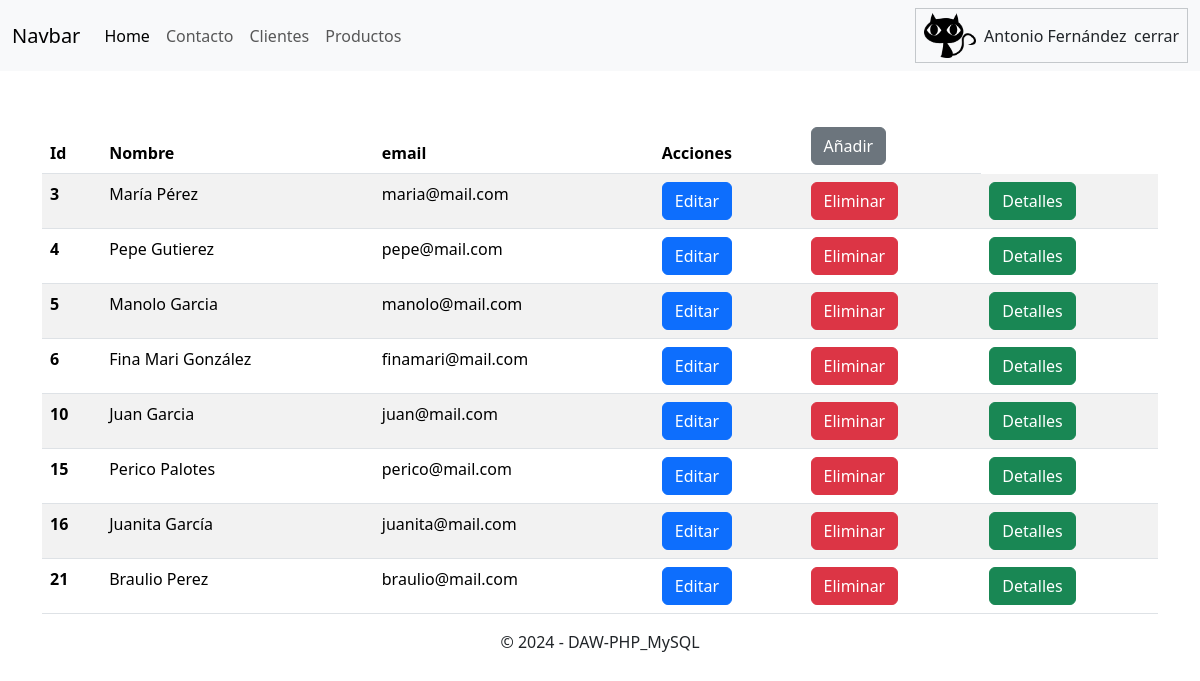
Page /20240531_web/listadoclientes.php (signed in) on the committed database.
### tables this page shows
CREATE TABLE `usuarios` (
  `id` int(11) NOT NULL,
  `email` varchar(250) NOT NULL,
  `password` varchar(250) NOT NULL,
  `nombreapellidos` varchar(250) NOT NULL,
  `direccion` varchar(250) NOT NULL,
  `ciudad` varchar(250) NOT NULL,
  `provincia` varchar(250) NOT NULL,
  `pais` varchar(250) NOT NULL,
  `tipousuario` tinyint(4) NOT NULL
);

### 20240531_web/listadoclientes.php (the view, shortened to what this page needs)
<?php
include_once 'conexion.php';
$sqlConsulta = "SELECT id, email, nombreapellidos, direccion, ciudad, provincia, pais FROM usuarios WHERE tipousuario=3";
$sentenciaSelect = $mbd->prepare($sqlConsulta);
$sentenciaSelect->execute();
$resultado = $sentenciaSelect->fetchAll();
?>
<div class="container col-12 mt-5">
    <div class="row">
        <div class="col-md-12 d-flex justify-content-center">
            <table class="table table-striped">
                <thead>
                    <tr>
                        <th scope="col">Id</th>
                        <th scope="col">Nombre</th>
                        <th scope="col">email</th>
                        <th scope="col">Acciones</th>
                        <th>
                            <button class="btn btn-secondary" onclick="addCliente()">Añadir</button>
                        </th>
                    </tr>
                </thead>
                <tbody>
                    <?php foreach($resultado as $dato): ?>
                        <tr>
                            <th scope="row"><?php echo $dato['id'] ?></th>
                            <td><?php echo  $dato['nombreapellidos']; ?></td>
                            <td><?php echo  $dato['email']; ?></td>
                            <td>
                                <button class="btn btn-primary btn-edit" onclick="editCliente('<?php echo $dato['id'] ?>','<?php echo  $dato['nombreapellidos']; ?>','<?php echo  $dato['email']; ?>','<?php echo  $dato['direccion']; ?>','<?php echo  $dato['ciudad']; ?>','<?php echo  $dato['provincia']; ?>','<?php echo  $dato['pais']; ?>')">Editar</button>
                            </td>
                            <td>
                                <button onclick="deleteCliente('<?php echo $dato['id'] ?>')" class="btn btn-danger btn-delete">Eliminar</button>
                            </td>
                            <td>
                                <button class="btn btn-success" onclick="detalleCliente('<?php echo  $dato['direccion']; ?>','<?php echo  $dato['ciudad']; ?>','<?php echo  $dato['provincia']; ?>','<?php echo  $dato['pais']; ?>')">Detalles</button>
                            </td>
                        </tr>
                    <?php endforeach ?>
                </tbody>
            </table>
        </div>
    </div>
</div>

### 20240531_web/css/sign-in.css (style rules this page uses)
html, body { height: 100%; }

### rows in the picture
usuarios: id "3", nombreapellidos "María Pérez", email "maria@mail.com"
usuarios: id "4", nombreapellidos "Pepe Gutierez", email "pepe@mail.com"
usuarios: id "5", nombreapellidos "Manolo Garcia", email "manolo@mail.com"
usuarios: id "6", nombreapellidos "Fina Mari González", email "finamari@mail.com"
usuarios: id "10", nombreapellidos "Juan Garcia", email "juan@mail.com"
usuarios: id "15", nombreapellidos "Perico Palotes", email "perico@mail.com"
usuarios: id "16", nombreapellidos "Juanita García", email "juanita@mail.com"
usuarios: id "21", nombreapellidos "Braulio Perez", email "braulio@mail.com"

### other values in the picture
$_SESSION['user'] "Antonio Fernández"
